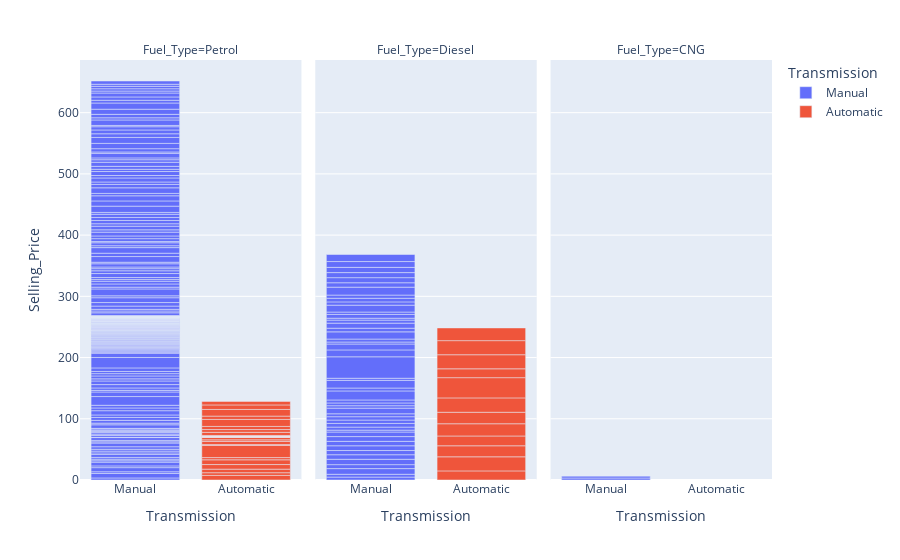
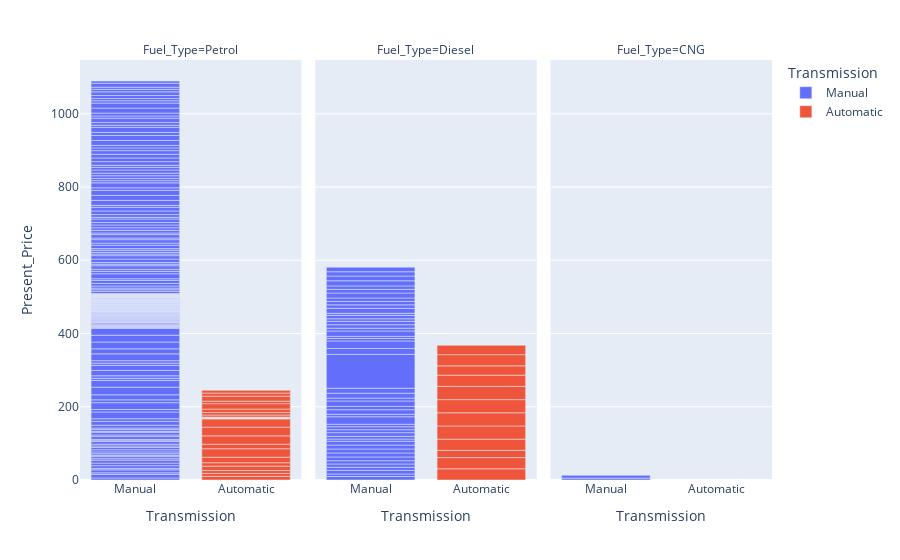

Notebook cell for these charts, in order:
### Code cell
class DataVisualization:
    
    def according_to_sp(self,dataset,y):
        fig = px.bar(dataset, x = "Transmission", y = y, color="Transmission",
                     facet_col="Fuel_Type",)
        fig.show()
        
    def according_to_p_p(self,dataset,y):
        fig = px.bar(dataset, x = "Transmission", y = y, color="Transmission",
                     facet_col="Fuel_Type",)
        fig.show()

'''
    def according_to_sp(self,dataset,y):
        feature_lst = ['Fuel_Type','Transmission','Seller_Type']
        plt.figure(figsize=(16,6))
        for i in range(1,4):
            plt.subplot(1,3,i)
            for k in feature_lst:
                sns.barplot(x = k , y = y , data = dataset)
        plt.show()
                
    def according_to_cp(self,dataset,a,b,c,y):
        feature_lst = ['Fuel_Type','Transmission','Seller_Type']
        plt.figure(figsize=(16,6))
        for i in range(1,4):
            plt.subplot(2,5,(2-i))
            for k in feature_lst:
                sns.barplot(x = k , y = y , data = dataset)
        plt.show()
'''
d = DataVisualization()
d.according_to_sp(car_data,'Selling_Price')
d.according_to_p_p(car_data,'Present_Price')

### Figure 1 — Plotly figure (JSON) as saved in the notebook; plotly's stock layout.template omitted (floating-point values rounded to 4 significant figures; data arrays with more than 128 entries replaced by an {"elided": "..."} marker saying what was removed)
{"data": [{"alignmentgroup": "True", "hovertemplate": "Transmission=%{x}<br>Fuel_Type=Petrol<br>Selling_Price=%{y}<extra></extra>", "legendgroup": "Manual", "marker": {"color": "#636efa"}, "name": "Manual", "offsetgroup": "Manual", "orientation": "v", "showlegend": true, "textposition": "auto", "type": "bar", "x": {"elided": "211 str values"}, "xaxis": "x", "y": {"elided": "211 float values"}, "yaxis": "y"}, {"alignmentgroup": "True", "hovertemplate": "Transmission=%{x}<br>Fuel_Type=Diesel<br>Selling_Price=%{y}<extra></extra>", "legendgroup": "Manual", "marker": {"color": "#636efa"}, "name": "Manual", "offsetgroup": "Manual", "orientation": "v", "showlegend": false, "textposition": "auto", "type": "bar", "x": ["Manual", "Manual", "Manual", "Manual", "Manual", "Manual", "Manual", "Manual", "Manual", "Manual", "Manual", "Manual", "Manual", "Manual", "Manual", "Manual", "Manual", "Manual", "Manual", "Manual", "Manual", "Manual", "Manual", "Manual", "Manual", "Manual", "Manual", "Manual", "Manual", "Manual", "Manual", "Manual", "Manual", "Manual", "Manual", "Manual", "Manual", "Manual", "Manual", "Manual", "Manual", "Manual", "Manual", "Manual", "Manual", "Manual", "Manual", "Manual"], "xaxis": "x2", "y": [4.75, 4.6, 9.25, 6.5, 8.75, 7.45, 6.85, 7.75, 7.25, 7.75, 7.45, 3.1, 4.95, 6, 5.5, 5.5, 4.75, 9.25, 3.95, 4.5, 4.9, 14.73, 4.75, 12.5, 3.49, 35, 11.25, 9.65, 3.25, 4.85, 11.75, 6, 8.25, 4.95, 3.1, 6.15, 3.9, 11.25, 5.35, 5.95, 5.2, 12.9, 7.2, 8.35, 8.25, 8.55, 9.5, 11.5], "yaxis": "y2"}, {"alignmentgroup": "True", "hovertemplate": "Transmission=%{x}<br>Fuel_Type=CNG<br>Selling_Price=%{y}<extra></extra>", "legendgroup": "Manual", "marker": {"color": "#636efa"}, "name": "Manual", "offsetgroup": "Manual", "orientation": "v", "showlegend": false, "textposition": "auto", "type": "bar", "x": ["Manual", "Manual"], "xaxis": "x3", "y": [3.25, 2.95], "yaxis": "y3"}, {"alignmentgroup": "True", "hovertemplate": "Transmission=%{x}<br>Fuel_Type=Petrol<br>Selling_Price=%{y}<extra></extra>", "legendgroup": "Automatic", "marker": {"color": "#EF553B"}, "name": "Automatic", "offsetgroup": "Automatic", "orientation": "v", "showlegend": true, "textposition": "auto", "type": "bar", "x": ["Automatic", "Automatic", "Automatic", "Automatic", "Automatic", "Automatic", "Automatic", "Automatic", "Automatic", "Automatic", "Automatic", "Automatic", "Automatic", "Automatic", "Automatic", "Automatic", "Automatic", "Automatic", "Automatic", "Automatic", "Automatic", "Automatic", "Automatic", "Automatic", "Automatic", "Automatic", "Automatic", "Automatic"], "xaxis": "x", "y": [7.5, 4.4, 5.85, 7.5, 7.75, 3.6, 19.75, 1.5, 5.25, 2.5, 4, 0.48, 0.45, 0.45, 0.4, 0.35, 0.35, 0.25, 0.25, 0.17, 5.15, 4.5, 5.11, 11.45, 5.4, 10.9, 7.4, 5.75], "yaxis": "y"}, {"alignmentgroup": "True", "hovertemplate": "Transmission=%{x}<br>Fuel_Type=Diesel<br>Selling_Price=%{y}<extra></extra>", "legendgroup": "Automatic", "marker": {"color": "#EF553B"}, "name": "Automatic", "offsetgroup": "Automatic", "orientation": "v", "showlegend": false, "textposition": "auto", "type": "bar", "x": ["Automatic", "Automatic", "Automatic", "Automatic", "Automatic", "Automatic", "Automatic", "Automatic", "Automatic", "Automatic", "Automatic", "Automatic"], "xaxis": "x2", "y": [14.9, 23, 18, 16, 19.99, 18.75, 23.5, 33, 14.5, 23, 23, 20.75], "yaxis": "y2"}], "layout": {"annotations": [{"font": {}, "showarrow": false, "text": "Fuel_Type=Petrol", "x": 0.16, "xanchor": "center", "xref": "paper", "y": 1, "yanchor": "bottom", "yref": "paper"}, {"font": {}, "showarrow": false, "text": "Fuel_Type=Diesel", "x": 0.5, "xanchor": "center", "xref": "paper", "y": 1, "yanchor": "bottom", "yref": "paper"}, {"font": {}, "showarrow": false, "text": "Fuel_Type=CNG", "x": 0.84, "xanchor": "center", "xref": "paper", "y": 1, "yanchor": "bottom", "yref": "paper"}], "barmode": "relative", "legend": {"title": {"text": "Transmission"}, "tracegroupgap": 0}, "margin": {"t": 60}, "xaxis": {"anchor": "y", "categoryarray": ["Manual", "Automatic"], "categoryorder": "array", "domain": [0, 0.32], "title": {"text": "Transmission"}}, "xaxis2": {"anchor": "y2", "categoryarray": ["Manual", "Automatic"], "categoryorder": "array", "domain": [0.34, 0.66], "matches": "x", "title": {"text": "Transmission"}}, "xaxis3": {"anchor": "y3", "categoryarray": ["Manual", "Automatic"], "categoryorder": "array", "domain": [0.68, 1.0], "matches": "x", "title": {"text": "Transmission"}}, "yaxis": {"anchor": "x", "domain": [0, 1], "title": {"text": "Selling_Price"}}, "yaxis2": {"anchor": "x2", "domain": [0, 1], "matches": "y", "showticklabels": false}, "yaxis3": {"anchor": "x3", "domain": [0, 1], "matches": "y", "showticklabels": false}}}

### Figure 2 — Plotly figure (JSON) as saved in the notebook; plotly's stock layout.template omitted (floating-point values rounded to 4 significant figures; data arrays with more than 128 entries replaced by an {"elided": "..."} marker saying what was removed)
{"data": [{"alignmentgroup": "True", "hovertemplate": "Transmission=%{x}<br>Fuel_Type=Petrol<br>Present_Price=%{y}<extra></extra>", "legendgroup": "Manual", "marker": {"color": "#636efa"}, "name": "Manual", "offsetgroup": "Manual", "orientation": "v", "showlegend": true, "textposition": "auto", "type": "bar", "x": {"elided": "211 str values"}, "xaxis": "x", "y": {"elided": "211 float values"}, "yaxis": "y"}, {"alignmentgroup": "True", "hovertemplate": "Transmission=%{x}<br>Fuel_Type=Diesel<br>Present_Price=%{y}<extra></extra>", "legendgroup": "Manual", "marker": {"color": "#636efa"}, "name": "Manual", "offsetgroup": "Manual", "orientation": "v", "showlegend": false, "textposition": "auto", "type": "bar", "x": ["Manual", "Manual", "Manual", "Manual", "Manual", "Manual", "Manual", "Manual", "Manual", "Manual", "Manual", "Manual", "Manual", "Manual", "Manual", "Manual", "Manual", "Manual", "Manual", "Manual", "Manual", "Manual", "Manual", "Manual", "Manual", "Manual", "Manual", "Manual", "Manual", "Manual", "Manual", "Manual", "Manual", "Manual", "Manual", "Manual", "Manual", "Manual", "Manual", "Manual", "Manual", "Manual", "Manual", "Manual", "Manual", "Manual", "Manual", "Manual"], "xaxis": "x2", "y": [9.54, 6.87, 9.83, 8.61, 8.89, 8.92, 10.38, 10.79, 10.79, 10.79, 10.38, 5.98, 7.49, 9.95, 8.06, 8.06, 6.95, 20.45, 6.76, 12.48, 8.93, 14.89, 7.85, 13.46, 13.46, 92.6, 16.09, 20.45, 6.79, 5.7, 14.79, 7.6, 9.4, 9.4, 6.79, 9.4, 5.7, 13.6, 9.4, 9.4, 9.4, 13.6, 9.9, 9.4, 14, 13.09, 11.6, 12.5], "yaxis": "y2"}, {"alignmentgroup": "True", "hovertemplate": "Transmission=%{x}<br>Fuel_Type=CNG<br>Present_Price=%{y}<extra></extra>", "legendgroup": "Manual", "marker": {"color": "#636efa"}, "name": "Manual", "offsetgroup": "Manual", "orientation": "v", "showlegend": false, "textposition": "auto", "type": "bar", "x": ["Manual", "Manual"], "xaxis": "x3", "y": [5.09, 7.74], "yaxis": "y3"}, {"alignmentgroup": "True", "hovertemplate": "Transmission=%{x}<br>Fuel_Type=Petrol<br>Present_Price=%{y}<extra></extra>", "legendgroup": "Automatic", "marker": {"color": "#EF553B"}, "name": "Automatic", "offsetgroup": "Automatic", "orientation": "v", "showlegend": true, "textposition": "auto", "type": "bar", "x": ["Automatic", "Automatic", "Automatic", "Automatic", "Automatic", "Automatic", "Automatic", "Automatic", "Automatic", "Automatic", "Automatic", "Automatic", "Automatic", "Automatic", "Automatic", "Automatic", "Automatic", "Automatic", "Automatic", "Automatic", "Automatic", "Automatic", "Automatic", "Automatic", "Automatic", "Automatic", "Automatic", "Automatic"], "xaxis": "x", "y": [9.94, 8.01, 7.87, 12.04, 9.29, 15.04, 23.15, 12.35, 22.83, 23.73, 22.78, 0.51, 0.51, 0.54, 0.51, 0.57, 0.52, 0.58, 0.52, 0.52, 5.7, 6.79, 9.4, 14.79, 6.82, 13.6, 8.5, 7.5], "yaxis": "y"}, {"alignmentgroup": "True", "hovertemplate": "Transmission=%{x}<br>Fuel_Type=Diesel<br>Present_Price=%{y}<extra></extra>", "legendgroup": "Automatic", "marker": {"color": "#EF553B"}, "name": "Automatic", "offsetgroup": "Automatic", "orientation": "v", "showlegend": false, "textposition": "auto", "type": "bar", "x": ["Automatic", "Automatic", "Automatic", "Automatic", "Automatic", "Automatic", "Automatic", "Automatic", "Automatic", "Automatic", "Automatic", "Automatic"], "xaxis": "x2", "y": [30.61, 30.61, 19.77, 30.61, 35.96, 35.96, 35.96, 36.23, 30.61, 25.39, 30.61, 25.39], "yaxis": "y2"}], "layout": {"annotations": [{"font": {}, "showarrow": false, "text": "Fuel_Type=Petrol", "x": 0.16, "xanchor": "center", "xref": "paper", "y": 1, "yanchor": "bottom", "yref": "paper"}, {"font": {}, "showarrow": false, "text": "Fuel_Type=Diesel", "x": 0.5, "xanchor": "center", "xref": "paper", "y": 1, "yanchor": "bottom", "yref": "paper"}, {"font": {}, "showarrow": false, "text": "Fuel_Type=CNG", "x": 0.84, "xanchor": "center", "xref": "paper", "y": 1, "yanchor": "bottom", "yref": "paper"}], "barmode": "relative", "legend": {"title": {"text": "Transmission"}, "tracegroupgap": 0}, "margin": {"t": 60}, "xaxis": {"anchor": "y", "categoryarray": ["Manual", "Automatic"], "categoryorder": "array", "domain": [0, 0.32], "title": {"text": "Transmission"}}, "xaxis2": {"anchor": "y2", "categoryarray": ["Manual", "Automatic"], "categoryorder": "array", "domain": [0.34, 0.66], "matches": "x", "title": {"text": "Transmission"}}, "xaxis3": {"anchor": "y3", "categoryarray": ["Manual", "Automatic"], "categoryorder": "array", "domain": [0.68, 1.0], "matches": "x", "title": {"text": "Transmission"}}, "yaxis": {"anchor": "x", "domain": [0, 1], "title": {"text": "Present_Price"}}, "yaxis2": {"anchor": "x2", "domain": [0, 1], "matches": "y", "showticklabels": false}, "yaxis3": {"anchor": "x3", "domain": [0, 1], "matches": "y", "showticklabels": false}}}
